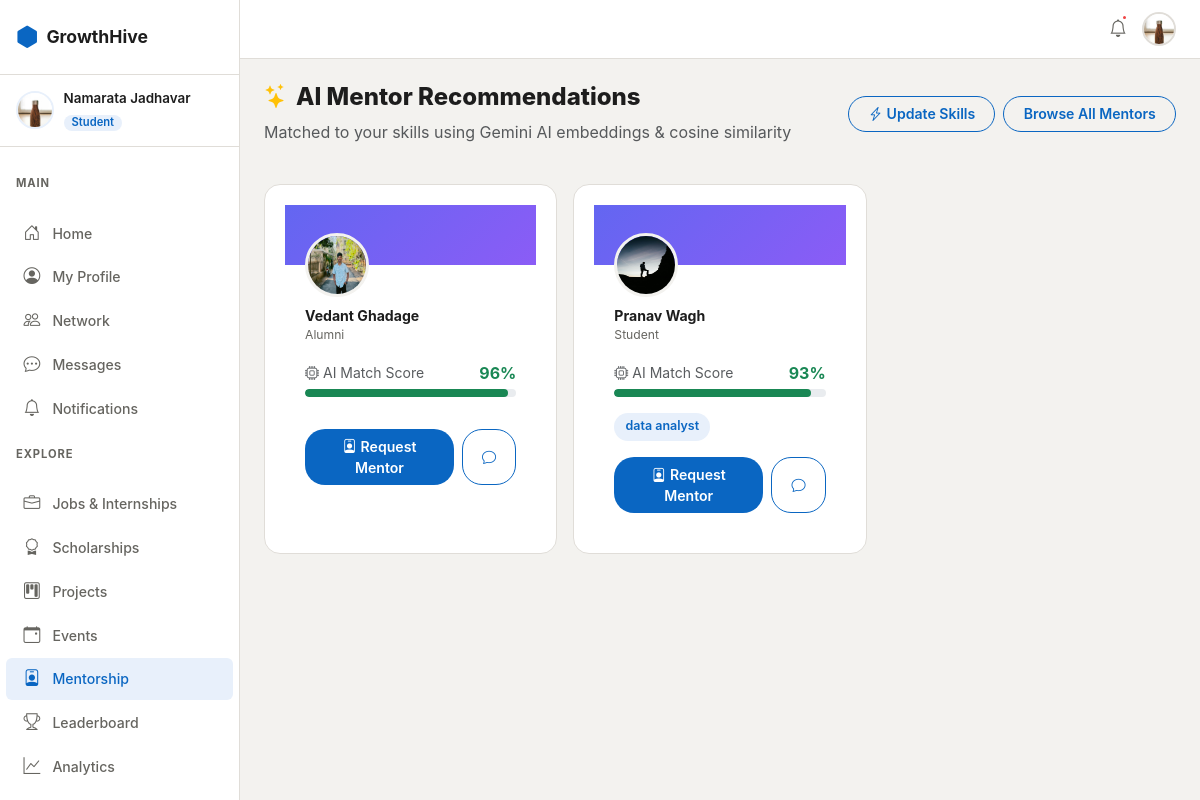
/mentorship/ai-matches/ (signed in), run on the app's committed database.
### apps/accounts/models.py (models this page shows, shortened)
class User(AbstractUser):
    class Role(models.TextChoices):
        STUDENT = 'student', 'Student'
        ALUMNI  = 'alumni',  'Alumni'
        TEACHER = 'teacher', 'Teacher'
    username   = None
    email      = models.EmailField(unique=True)
    first_name = models.CharField(max_length=50)
    last_name  = models.CharField(max_length=50)
    role = models.CharField(max_length=20, choices=Role.choices, default=Role.STUDENT)
    department = models.CharField(
        max_length=20,
        choices=DEPARTMENT_CHOICES,
        blank=True,
        default='',
    )
    is_email_verified = models.BooleanField(default=False)
    created_at = models.DateTimeField(auto_now_add=True)
    updated_at = models.DateTimeField(auto_now=True)
    USERNAME_FIELD  = 'email'
    REQUIRED_FIELDS = ['first_name', 'last_name']
    objects = UserManager()
    def get_full_name(self):
        return f'{self.first_name} {self.last_name}'.strip()
    @property
    def is_student(self):
        return self.role == self.Role.STUDENT

class Profile(models.Model):
    user = models.OneToOneField(User, on_delete=models.CASCADE, related_name='profile')
    bio    = models.TextField(max_length=500, blank=True)
    avatar = models.ImageField(upload_to='avatars/', blank=True, null=True)
    banner = models.ImageField(upload_to='banners/', blank=True, null=True)
    graduation_year = models.PositiveIntegerField(null=True, blank=True)
    current_year    = models.PositiveSmallIntegerField(null=True, blank=True)
    current_working_company = models.CharField(max_length=200, blank=True)
    working_domain          = models.CharField(max_length=200, blank=True)
    github_url   = models.URLField(blank=True)
    linkedin_url = models.URLField(blank=True)
    website      = models.URLField(blank=True)
    location     = models.CharField(max_length=100, blank=True)
    skills = models.ManyToManyField('Skill', through='UserSkill', blank=True)
    resume = models.FileField(upload_to='resumes/', blank=True, null=True)
    points      = models.PositiveIntegerField(default=0)
    streak_days = models.PositiveIntegerField(default=0)
    last_active = models.DateField(null=True, blank=True)
    is_open_to_work   = models.BooleanField(default=False)
    is_open_to_mentor = models.BooleanField(default=False)
    skill_embedding     = models.JSONField(null=True, blank=True)
    embedding_updated_at = models.DateTimeField(null=True, blank=True)
    created_at = models.DateTimeField(auto_now_add=True)
    updated_at = models.DateTimeField(auto_now=True)
    def get_avatar_url(self):
        if self.avatar:
            return self.avatar.url
        return '/static/images/default-avatar.png'

### apps/mentorship/models.py (models this page shows, shortened)
class MentorProfile(models.Model):
    user       = models.OneToOneField(
        settings.AUTH_USER_MODEL, on_delete=models.CASCADE, related_name='mentor_profile'
    )
    expertise  = models.TextField(help_text='Comma-separated topics, e.g. Machine Learning, Career, DSA')
    experience = models.PositiveIntegerField(default=0, help_text='Years of experience')
    bio        = models.TextField(blank=True)
    is_active  = models.BooleanField(default=True)
    created_at = models.DateTimeField(auto_now_add=True)
    def expertise_list(self):
        return [e.strip() for e in self.expertise.split(',') if e.strip()]

### apps/mentorship/views.py (the view)
# urls.py: path('ai-matches/',                        views.ai_matches_view,     name='ai_matches'),
@login_required
@verified_required
def ai_matches_view(request):
    from .ai_matching import get_top_mentors
    student_profile = request.user.profile
    matches = get_top_mentors(student_profile, limit=10)
    existing_requests = {
        r.mentor_id: r.status
        for r in MentorshipRequest.objects.filter(mentee=request.user)
    }
    for m in matches:
        m['request_status'] = existing_requests.get(m['user'].pk)
    return render(request, 'mentorship/ai_matches.html', {
        'matches': matches,
        'has_skills': student_profile.profile_skills.exists(),
        'has_api_key': bool(__import__('os').environ.get('GEMINI_API_KEY', '')),
    })

### apps/mentorship/ai_matching.py (called while the page is built)
def cosine_similarity(v1: list[float], v2: list[float]) -> float:
    if not v1 or not v2 or len(v1) != len(v2):
        return 0.0
    dot   = sum(a * b for a, b in zip(v1, v2))
    norm1 = math.sqrt(sum(a * a for a in v1))
    norm2 = math.sqrt(sum(b * b for b in v2))
    if norm1 == 0 or norm2 == 0:
        return 0.0
    return dot / (norm1 * norm2)

### templates/mentorship/ai_matches.html (shortened to what this page needs)
{% extends 'base.html' %}
{% block content %}
<div class="gh-page-header d-flex align-items-center justify-content-between flex-wrap gap-2">
  <div>
    <h1><i class="bi bi-stars me-2 text-warning"></i>AI Mentor Recommendations</h1>
    <p class="text-muted mb-0">Matched to your skills using Gemini AI embeddings &amp; cosine similarity</p>
  </div>
  <div class="d-flex gap-2">
    <a href="{% url 'accounts:edit_profile' %}" class="btn gh-btn-outline btn-sm">
      <i class="bi bi-lightning-charge me-1"></i>Update Skills
    </a>
    <a href="{% url 'mentorship:list' %}" class="btn gh-btn-outline btn-sm">Browse All Mentors</a>
  </div>
</div>
{% if not has_skills %}
<div class="gh-empty-state mb-4">
  <i class="bi bi-lightning-charge"></i>
  <h5>No skills added yet</h5>
  <p class="text-muted">Add skills to your profile so AI can find the best-matched mentors for you.</p>
  <a href="{% url 'accounts:edit_profile' %}" class="btn gh-btn-primary mt-2">Add Skills</a>
</div>
{% else %}
<div class="row g-3 mt-1">
  {% for m in matches %}
  <div class="col-12 col-md-6 col-lg-4">
    <div class="gh-card h-100" style="border-radius:16px; overflow:hidden;">
      <div style="height:60px; background: linear-gradient(135deg,#6366f1,#8b5cf6);"></div>
      <div class="gh-people-card-body" style="padding:0 1.25rem 1.25rem;">
        <a href="{% url 'mentorship:detail' m.user.pk %}">
          <img src="{{ m.user.profile.get_avatar_url }}"
               style="width:64px;height:64px;border-radius:50%;border:3px solid var(--gh-bg);margin-top:-32px;display:block;"
               alt="avatar"/>
        </a>
        <a href="{% url 'mentorship:detail' m.user.pk %}" class="gh-people-name mt-2 d-block">
          {{ m.user.get_full_name }}
        </a>
        <span class="gh-people-role">{{ m.user.get_role_display }}</span>
        <div class="my-3">
          <div class="d-flex justify-content-between align-items-center mb-1">
            <span class="small text-muted"><i class="bi bi-cpu me-1"></i>AI Match Score</span>
            <strong class="{% if m.score >= 70 %}text-success{% elif m.score >= 40 %}text-warning{% else %}text-muted{% endif %}">
              {{ m.score }}%
            </strong>
          </div>
          <div class="progress" style="height:8px;border-radius:99px;">
            <div class="progress-bar {% if m.score >= 70 %}bg-success{% elif m.score >= 40 %}bg-warning{% else %}bg-secondary{% endif %}"
                 style="width:{{ m.score }}%; border-radius:99px; transition:width 0.6s ease;"></div>
          </div>
        </div>
        <div class="gh-skills-wrap mt-2">
          {% for exp in m.expertise_list|slice:":4" %}
          <span class="gh-skill-badge gh-skill-intermediate">{{ exp }}</span>
          {% endfor %}
        </div>
        <div class="d-flex gap-2 mt-3">
          {% if m.request_status == 'accepted' %}
          <span class="btn btn-sm gh-btn-outline flex-grow-1 disabled">
            <i class="bi bi-check2-circle me-1"></i>Mentoring
          </span>
          {% elif m.request_status == 'pending' %}
          <span class="btn btn-sm gh-btn-outline flex-grow-1 disabled">
            <i class="bi bi-clock me-1"></i>Request Pending
          </span>
          {% else %}
          <a href="{% url 'mentorship:detail' m.user.pk %}"
             class="btn btn-sm gh-btn-primary flex-grow-1">
            <i class="bi bi-person-badge me-1"></i>Request Mentor
          </a>
          {% endif %}
          <a href="{% url 'chat:create_dm' m.user.pk %}"
             class="btn btn-sm gh-btn-outline" title="Send message">
            <i class="bi bi-chat"></i>
          </a>
        </div>
      </div>
    </div>
  </div>
  {% endfor %}
</div>
{% endif %}
{% endblock %}

### templates/base.html (shortened to what this page needs)
{% load static %}
<!DOCTYPE html>
<html lang="en" data-theme="light">
<head>
  <link rel="stylesheet" href="https://cdn.jsdelivr.net/npm/bootstrap@5.3.3/dist/css/bootstrap.min.css" />
  <link rel="stylesheet" href="https://cdn.jsdelivr.net/npm/bootstrap-icons@1.11.3/font/bootstrap-icons.min.css" />
  <link rel="stylesheet" href="{% static 'css/main.css' %}" />
</head>
<body>
  {% if user.is_authenticated %}
  <div class="gh-wrapper">
    <aside class="gh-sidebar" id="sidebar">
      <div class="gh-sidebar-logo">
        <a href="{% url 'accounts:dashboard' %}" class="gh-logo-link">
          <span class="gh-logo-icon"><i class="bi bi-hexagon-fill"></i></span>
          <span class="gh-logo-text">GrowthHive</span>
        </a>
      </div>
      <div class="gh-sidebar-user">
        <img src="{{ user.profile.get_avatar_url }}" class="gh-sidebar-avatar" alt="avatar" />
        <div class="gh-sidebar-user-info">
          <span class="gh-sidebar-name">{{ user.first_name }} {{ user.last_name }}</span>
          <span class="gh-sidebar-role badge">{{ user.get_role_display }}</span>
        </div>
      </div>
      <nav class="gh-nav">
        <p class="gh-nav-section">Main</p>
        <a href="{% url 'social:feed' %}"
          class="gh-nav-link {% if 'social' in request.resolver_match.app_name %}active{% endif %}">
          <i class="bi bi-house-door"></i><span>Home</span>
        </a>
        <a href="{% url 'accounts:profile' %}"
          class="gh-nav-link {% if request.resolver_match.url_name == 'profile' %}active{% endif %}">
          <i class="bi bi-person-circle"></i><span>My Profile</span>
        </a>
        <a href="{% url 'connections:network' %}"
          class="gh-nav-link {% if 'connections' in request.resolver_match.app_name %}active{% endif %}">
          <i class="bi bi-people"></i><span>Network</span>
        </a>
        <a href="{% url 'chat:inbox' %}"
          class="gh-nav-link {% if 'chat' in request.resolver_match.app_name %}active{% endif %}">
          <i class="bi bi-chat-dots"></i><span>Messages</span>
        </a>
        <a href="{% url 'notifications:list' %}"
          class="gh-nav-link {% if 'notifications' in request.resolver_match.app_name %}active{% endif %}">
          <i class="bi bi-bell"></i><span>Notifications</span>
        </a>
        <p class="gh-nav-section">Explore</p>
        <a href="{% url 'jobs:list' %}"
          class="gh-nav-link {% if 'jobs' in request.resolver_match.app_name %}active{% endif %}">
          <i class="bi bi-briefcase"></i><span>Jobs & Internships</span>
        </a>
        <a href="{% url 'scholarships:list' %}"
          class="gh-nav-link {% if 'scholarships' in request.resolver_match.app_name %}active{% endif %}">
          <i class="bi bi-award"></i><span>Scholarships</span>
        </a>
        <a href="{% url 'projects:list' %}"
          class="gh-nav-link {% if 'projects' in request.resolver_match.app_name %}active{% endif %}">
          <i class="bi bi-kanban"></i><span>Projects</span>
        </a>
        <a href="{% url 'events:list' %}"
          class="gh-nav-link {% if 'events' in request.resolver_match.app_name %}active{% endif %}">
          <i class="bi bi-calendar-event"></i><span>Events</span>
        </a>
        <a href="{% url 'mentorship:list' %}"
          class="gh-nav-link {% if 'mentorship' in request.resolver_match.app_name %}active{% endif %}">
          <i class="bi bi-person-badge"></i><span>Mentorship</span>
        </a>
        <a href="{% url 'gamification:leaderboard' %}"
          class="gh-nav-link {% if 'gamification' in request.resolver_match.app_name %}active{% endif %}">
          <i class="bi bi-trophy"></i><span>Leaderboard</span>
        </a>
        <a href="{% url 'analytics:dashboard' %}"
          class="gh-nav-link {% if 'analytics' in request.resolver_match.app_name %}active{% endif %}">
          <i class="bi bi-graph-up"></i><span>Analytics</span>
        </a>
        {% if user.is_student %}
        <p class="gh-nav-section">Students</p>
        {% endif %}
      </nav>
    </aside>
    <main class="gh-main">
      <div class="gh-topbar">
        <div class="gh-topbar-actions">
          <a href="{% url 'notifications:list' %}" class="gh-icon-btn" id="notifBtn" title="Notifications">
            <i class="bi bi-bell"></i>
            <span class="gh-notif-dot"></span>
          </a>
          <a href="{% url 'accounts:profile' %}" class="gh-topbar-avatar">
            <img src="{{ user.profile.get_avatar_url }}" alt="avatar" />
          </a>
        </div>
      </div>
      <div class="gh-content">
        {% block content %}{% endblock %}
      </div>
    </main>
  </div>
  {% endif %}
</body>
</html>

### data on the page
User: profile.get_avatar_url (picture), first_name "Namarata", last_name "Jadhavar", role "Student"
User: user.profile.get_avatar_url (picture), user.get_full_name "Vedant Ghadage", user.role "Alumni", score "96"
User: user.profile.get_avatar_url (picture), user.get_full_name "Pranav Wagh", user.role "Student", score "93"
MentorProfile: expertise_list "data analyst"
